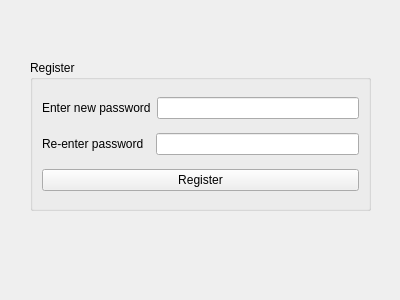
<?xml version="1.0" encoding="UTF-8"?>
<ui version="4.0">
 <class>RegisterPage</class>
 <widget class="QWidget" name="RegisterPage">
  <property name="geometry">
   <rect>
    <x>0</x>
    <y>0</y>
    <width>400</width>
    <height>300</height>
   </rect>
  </property>
  <property name="maximumSize">
   <size>
    <width>400</width>
    <height>300</height>
   </size>
  </property>
  <property name="windowTitle">
   <string>Easy Finance</string>
  </property>
  <widget class="QGroupBox" name="groupBox">
   <property name="geometry">
    <rect>
     <x>30</x>
     <y>60</y>
     <width>341</width>
     <height>151</height>
    </rect>
   </property>
   <property name="title">
    <string>Register</string>
   </property>
   <layout class="QVBoxLayout" name="verticalLayout">
    <item>
     <layout class="QHBoxLayout" name="horizontalLayout">
      <item>
       <widget class="QLabel" name="label">
        <property name="text">
         <string>Enter new password</string>
        </property>
       </widget>
      </item>
      <item>
       <widget class="QLineEdit" name="lineEdit">
        <property name="echoMode">
         <enum>QLineEdit::Password</enum>
        </property>
       </widget>
      </item>
     </layout>
    </item>
    <item>
     <layout class="QHBoxLayout" name="horizontalLayout_2">
      <item>
       <widget class="QLabel" name="label_2">
        <property name="text">
         <string>Re-enter password  </string>
        </property>
       </widget>
      </item>
      <item>
       <widget class="QLineEdit" name="lineEdit_2">
        <property name="echoMode">
         <enum>QLineEdit::Password</enum>
        </property>
       </widget>
      </item>
     </layout>
    </item>
    <item>
     <widget class="QPushButton" name="pushButton">
      <property name="text">
       <string>Register</string>
      </property>
     </widget>
    </item>
   </layout>
  </widget>
 </widget>
 <resources/>
 <connections/>
</ui>
